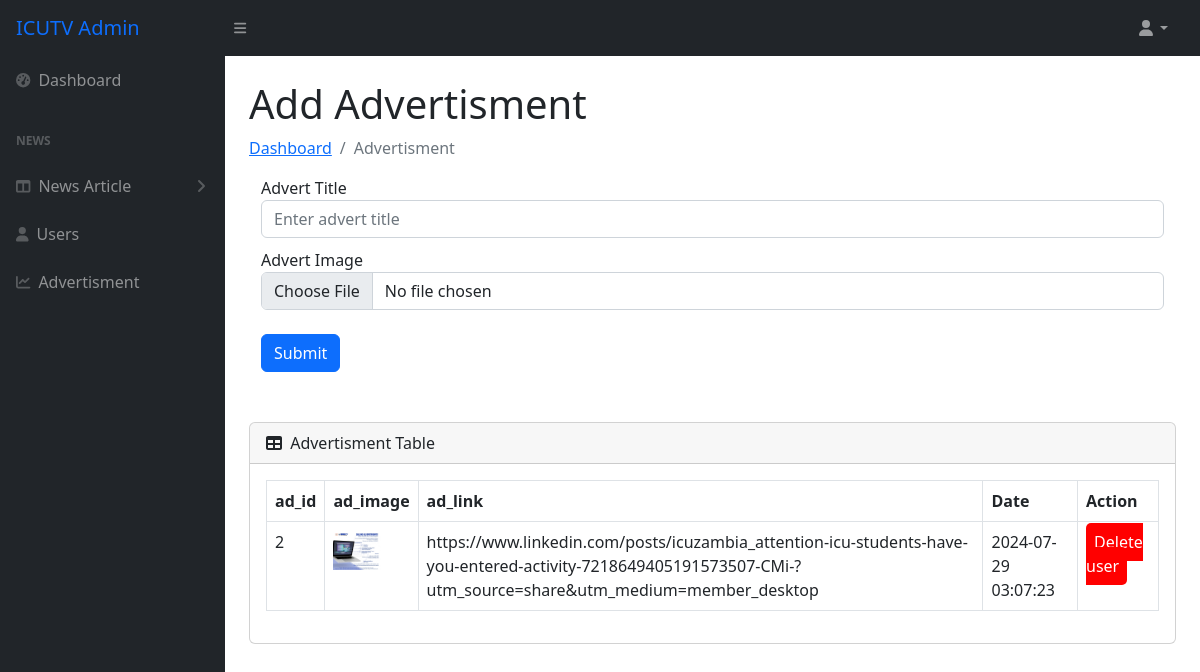
The page /admin/advert.php (signed in) on the database its author committed.
### tables this page shows
CREATE TABLE `advertisment` (
  `ad_id` int(11) NOT NULL,
  `ad_image` varchar(250) NOT NULL,
  `ad_link` varchar(250) NOT NULL,
  `date` datetime NOT NULL
);

### admin/advert.php (the view, shortened to what this page needs)
<?php
include 'connection/conn.php';
$ad_query = "SELECT ad_id, ad_image, ad_link, date FROM advertisment";
$result = $conn->query($ad_query);
?>
<!DOCTYPE html>
<html lang="en">
<head>
    <link href="css/styles.css" rel="stylesheet" />
</head>
<body>
      <?php
    include_once 'nav.php';
    ?>
    <div id="layoutSidenav">
        <?php include 'header.php' ?>
        <div id="layoutSidenav_content">
            <main>
                <div class="container-fluid px-4 ">
                    <h1 class="mt-4">Add Advertisment</h1>
                    <ol class="breadcrumb mb_4">
                        <li class="breadcrumb-item"><a href="index.php">Dashboard</a></li>
                        <li class="breadcrumb-item active">Advertisment</li>
                    </ol>
                    <div class="container form-container">
                        <form method="POST" enctype="multipart/form-data">
                            <div class="form-group">
                                <label for="advertTitle">Advert Title</label>
                                <input type="text" class="form-control" id="a_Title" name="ad_link" placeholder="Enter advert title" required>
                            </div>
                            <div class="form-group">
                                <label for="Image">Advert Image</label><br>
                                <input class="form-control" type="file" id="a_Image" name="ad_image" required>
                            </div>
                            <br>
                            <button type="submit" class="btn btn-primary btn-block">Submit</button>
                        </form>
                    </div>
                     <div class="card mb-6" style="margin-top:50px;">
                        <div class="card-header">
                            <i class="fas fa-table me-1"></i>
                            Advertisment Table
                        </div>
                        <div class="card-body">
                            <div class="table-responsive">
                                <table id="datatablesSimple" class="table table-bordered">
                                    <thead>
                                    <tr>
                                         <th>ad_id</th>
                                        <th>ad_image</th>
                                        <th>ad_link</th>
                                        <th>Date</th>
                                        <th>Action</th>
                                    </tr>
                                </thead>
                                    <tbody>
                                       <?php while ($row = $result->fetch_assoc()) : ?>
                                        <tr>
                                            <td><?php echo $row['ad_id']; ?></td>
                                            <td><img src="./<?= $row["ad_image"] ?>" style="max-width: 100%; max-height:5vh;" /></td>
                                            <td><?php echo $row['ad_link']; ?></td>
                                            <td><?php echo $row['date']; ?></td>
                                            <td>
                                                <a href="users.php?delete_user_id=<?php echo $row['ad_id']; ?>" class="button-d" onclick="return confirm('Are you sure you want to delete this user?')">Delete user</a>
                                            </td>
                                        </tr>
                                    <?php endwhile; ?>
                                    </tbody>
                                </table>
                            </div>
                        </div>
                    </div>
                </div>
            </main>
        </div>
    </div>
</body>
</html>

### admin/advert.php (style rules this page uses)
.form-group { margin-top: 10px; }
.button-d { text-decoration: none; background-color: red; padding: 8px; color: white; border-radius: 5px; border:none; }

### rows shown on the page
advertisment: ad_id "2", ad_image (picture), ad_link "https://www.linkedin.com/posts/icuzambia_attention-icu-students-have-you-entered-activity-7218649405191573507-CMi-?utm_source=share&utm_medium=member_desktop", date "2024-07-29 03:07:23"
